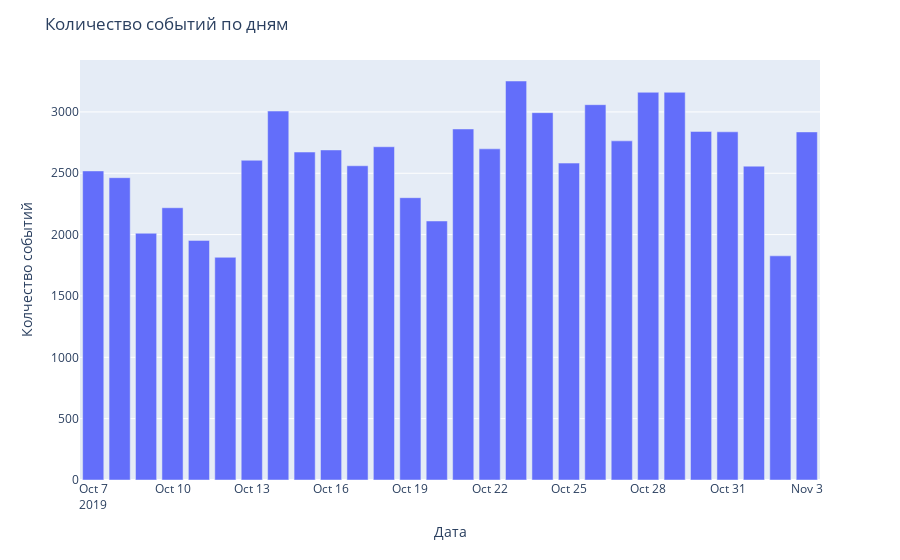

This figure's notebook cell:
### Markdown cell above
Мы располагаем данными с 7 октября по 3 ноября 2019 г.

Визуализируем количество событий по дням:

### Code cell
events_dates = df.groupby('date')['event_name'].count().reset_index()
fig = px.bar(events_dates, y="event_name", x="date")

fig.update_layout(title="Количество событий по дням",
                   xaxis_title='Дата',
                   yaxis_title='Колчество событий',
                   yaxis={'categoryorder':'total ascending'},
                   legend_title="Категория")
fig.update_layout(showlegend=False)
fig.show()

### Figure 1 — Plotly figure (JSON) as saved in the notebook; plotly's stock layout.template omitted (floating-point values rounded to 4 significant figures)
{"data": [{"alignmentgroup": "True", "hovertemplate": "date=%{x}<br>event_name=%{y}<extra></extra>", "legendgroup": "", "marker": {"color": "#636efa", "pattern": {"shape": ""}}, "name": "", "offsetgroup": "", "orientation": "v", "showlegend": false, "textposition": "auto", "type": "bar", "x": ["2019-10-07", "2019-10-08", "2019-10-09", "2019-10-10", "2019-10-11", "2019-10-12", "2019-10-13", "2019-10-14", "2019-10-15", "2019-10-16", "2019-10-17", "2019-10-18", "2019-10-19", "2019-10-20", "2019-10-21", "2019-10-22", "2019-10-23", "2019-10-24", "2019-10-25", "2019-10-26", "2019-10-27", "2019-10-28", "2019-10-29", "2019-10-30", "2019-10-31", "2019-11-01", "2019-11-02", "2019-11-03"], "xaxis": "x", "y": [2519, 2464, 2011, 2219, 1953, 1815, 2606, 3007, 2673, 2690, 2561, 2716, 2301, 2111, 2861, 2699, 3252, 2994, 2583, 3059, 2764, 3160, 3160, 2841, 2838, 2558, 1827, 2837], "yaxis": "y"}], "layout": {"barmode": "relative", "legend": {"title": {"text": "Категория"}, "tracegroupgap": 0}, "margin": {"t": 60}, "showlegend": false, "title": {"text": "Количество событий по дням"}, "xaxis": {"anchor": "y", "domain": [0, 1], "title": {"text": "Дата"}}, "yaxis": {"anchor": "x", "categoryorder": "total ascending", "domain": [0, 1], "title": {"text": "Колчество событий"}}}}
